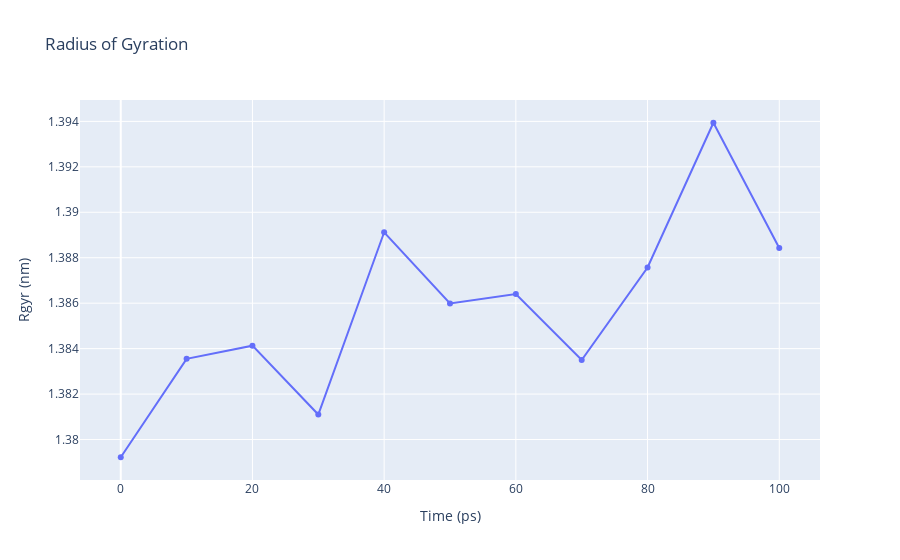

Notebook code for this chart:
### Code cell
import plotly
import plotly.graph_objs as go

# Read Rgyr data from file 
with open(output_rgyr,'r') as rgyr_file:
    x,y = map(
        list,
        zip(*[
            (float(line.split()[0]),float(line.split()[1]))
            for line in rgyr_file 
            if not line.startswith(("#","@")) 
        ])
    )

plotly.offline.init_notebook_mode(connected=True)

fig = {
    "data": [go.Scatter(x=x, y=y)],
    "layout": go.Layout(title="Radius of Gyration",
                        xaxis=dict(title = "Time (ps)"),
                        yaxis=dict(title = "Rgyr (nm)")
                       )
}

plotly.offline.iplot(fig)

### Figure 1 — Plotly figure (JSON) as saved in the notebook; plotly's stock layout.template omitted (floating-point values rounded to 4 significant figures)
{"data": [{"type": "scatter", "x": [0, 10, 20, 30, 40, 50, 60, 70, 80, 90, 100], "y": [1.379, 1.384, 1.384, 1.381, 1.389, 1.386, 1.386, 1.383, 1.388, 1.394, 1.388]}], "layout": {"title": {"text": "Radius of Gyration"}, "xaxis": {"title": {"text": "Time (ps)"}}, "yaxis": {"title": {"text": "Rgyr (nm)"}}}}
